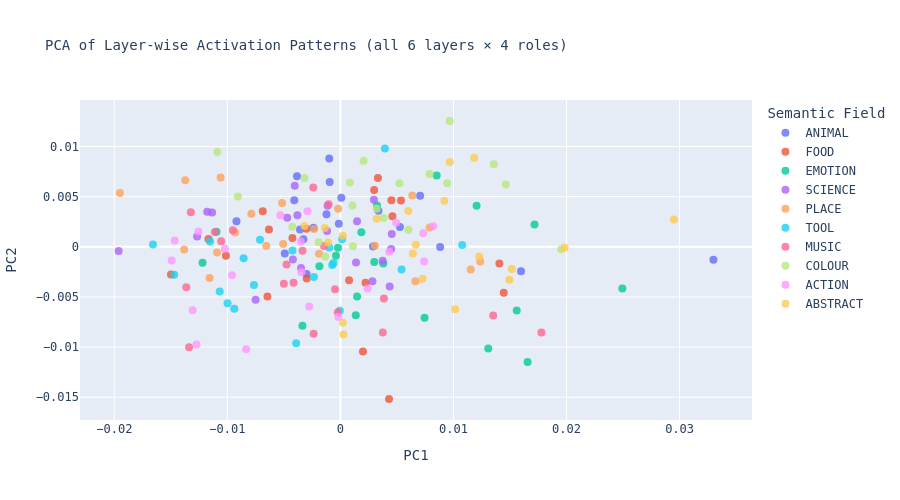

The notebook cell saved with this chart:
### Markdown cell above
### 3.2 — PCA of activation matrix coloured by semantic field

### Code cell
pca_act = PCA(n_components=2, random_state=42).fit_transform(act_matrix)

fig2 = px.scatter(
    x=pca_act[:, 0], y=pca_act[:, 1],
    color=labels,
    hover_name=words,
    title="PCA of Layer-wise Activation Patterns (all 6 layers × 4 roles)",
    labels={"x": "PC1", "y": "PC2", "color": "Semantic Field"},
    opacity=0.8,
)
fig2.update_traces(marker_size=8)
fig2.update_layout(height=500, font_family="monospace", title_font_size=14)
fig2.write_image(OUTPUT_DIR / "fig_02_activation_pca.png", scale=2)
fig2.show()
print("Saved fig_02_activation_pca.png")

### Figure 1 — Plotly figure (JSON) as saved in the notebook; plotly's stock layout.template omitted (floating-point values rounded to 4 significant figures)
{"data": [{"hovertemplate": "<b>%{hovertext}</b><br><br>Semantic Field=ANIMAL<br>PC1=%{x}<br>PC2=%{y}<extra></extra>", "hovertext": ["cat", "dog", "bird", "fish", "horse", "lion", "tiger", "wolf", "bear", "deer", "fox", "rabbit", "snake", "owl", "eagle", "shark", "whale", "frog", "mouse", "goat"], "legendgroup": "ANIMAL", "marker": {"color": "#636efa", "opacity": 0.8, "size": 8, "symbol": "circle"}, "mode": "markers", "name": "ANIMAL", "orientation": "v", "showlegend": true, "type": "scatter", "x": [0.01597, 0.03299, 0.007054, -0.0001412, -0.00384, -0.003271, 0.005267, -0.00408, -0.002381, -0.009192, -0.001231, -0.003572, 0.003366, -0.002993, -0.0009847, -0.0009493, 0.002879, 8.021e-05, -0.004918, 0.008822], "xaxis": "x", "y": [-0.002452, -0.001303, 0.005086, 0.002299, 0.007029, 0.0007473, 0.001979, 0.004639, 0.001888, 0.002556, 0.00324, 0.001728, 0.003597, -0.002718, 0.008789, 0.006463, 1.504e-05, 0.004891, -0.000667, -2.464e-05], "yaxis": "y"}, {"hovertemplate": "<b>%{hovertext}</b><br><br>Semantic Field=FOOD<br>PC1=%{x}<br>PC2=%{y}<extra></extra>", "hovertext": ["bread", "rice", "soup", "cake", "pizza", "pasta", "salad", "sushi", "cheese", "butter", "cream", "jam", "honey", "chocolate", "coffee", "tea", "wine", "beer", "milk", "sugar"], "legendgroup": "FOOD", "marker": {"color": "#EF553B", "opacity": 0.8, "size": 8, "symbol": "circle"}, "mode": "markers", "name": "FOOD", "orientation": "v", "showlegend": true, "type": "scatter", "x": [0.004512, -0.006866, -0.006456, 0.01445, -0.002977, 0.003319, 0.0043, -0.01012, 0.01406, 0.00222, 0.001993, -0.01499, 0.005359, 0.002982, -0.01167, -0.00632, -0.004244, 0.0007663, 0.004599, -0.003011], "xaxis": "x", "y": [0.004629, 0.003549, -0.004966, -0.004592, -0.003175, 0.006853, -0.01518, -0.0008829, -0.001662, -0.003595, -0.01045, -0.002773, 0.004609, 0.00567, 0.0007799, 0.001727, 0.0008627, -0.003333, 0.00304, 0.001791], "yaxis": "y"}, {"hovertemplate": "<b>%{hovertext}</b><br><br>Semantic Field=EMOTION<br>PC1=%{x}<br>PC2=%{y}<extra></extra>", "hovertext": ["joy", "grief", "anger", "fear", "love", "hate", "pride", "shame", "envy", "guilt", "hope", "doubt", "trust", "rage", "calm", "pain", "bliss", "awe", "dread", "wonder"], "legendgroup": "EMOTION", "marker": {"color": "#00cc96", "opacity": 0.8, "size": 8, "symbol": "circle"}, "mode": "markers", "name": "EMOTION", "orientation": "v", "showlegend": true, "type": "scatter", "x": [0.001474, -0.003355, 0.007443, 0.001853, -0.001856, 0.01559, 0.003238, 0.003, -0.01096, 0.008514, 0.01717, 0.02494, -0.0002092, 0.001359, 0.003787, 0.01308, -0.0003875, 0.01204, -0.01219, 0.01656], "xaxis": "x", "y": [-0.004959, -0.007878, -0.007082, 0.001444, -0.00195, -0.006357, 0.004127, -0.001513, 0.001497, 0.007097, 0.002219, -0.004154, -0.000101, -0.006816, -0.00168, -0.01014, -0.000903, 0.004094, -0.001599, -0.01148], "yaxis": "y"}, {"hovertemplate": "<b>%{hovertext}</b><br><br>Semantic Field=SCIENCE<br>PC1=%{x}<br>PC2=%{y}<extra></extra>", "hovertext": ["atom", "electron", "proton", "neutron", "photon", "quark", "force", "energy", "mass", "gravity", "entropy", "plasma", "laser", "magnet", "circuit", "gene", "cell", "virus", "enzyme", "protein"], "legendgroup": "SCIENCE", "marker": {"color": "#ab63fa", "opacity": 0.8, "size": 8, "symbol": "circle"}, "mode": "markers", "name": "SCIENCE", "orientation": "v", "showlegend": true, "type": "scatter", "x": [0.004543, -0.01178, 0.004355, -0.001178, -0.004201, -0.004038, -0.003806, 0.001382, 0.00374, -0.001132, -0.007502, -0.01135, -0.003484, 0.002965, 0.002835, 0.004487, -0.004704, 0.001472, -0.01962, -0.01267], "xaxis": "x", "y": [0.001264, 0.003503, -0.003954, 0.001572, -0.001278, 0.006092, 0.003138, -0.001565, -0.001381, 0.00409, -0.005272, 0.003406, -0.002125, 0.004695, -0.003436, -0.0002128, 0.0029, 0.002545, -0.0004216, 0.001016], "yaxis": "y"}, {"hovertemplate": "<b>%{hovertext}</b><br><br>Semantic Field=PLACE<br>PC1=%{x}<br>PC2=%{y}<extra></extra>", "hovertext": ["city", "town", "village", "mountain", "river", "ocean", "desert", "forest", "island", "valley", "coast", "glacier", "canyon", "plain", "jungle", "marsh", "cave", "cliff", "delta", "reef"], "legendgroup": "PLACE", "marker": {"color": "#FFA15A", "opacity": 0.8, "size": 8, "symbol": "circle"}, "mode": "markers", "name": "PLACE", "orientation": "v", "showlegend": true, "type": "scatter", "x": [0.01153, 0.01237, -0.001891, -0.006557, -0.01382, 0.00305, 0.006356, -0.01157, -0.002326, -0.0106, 0.007893, -0.01372, -0.0195, 0.006633, -0.007877, -0.009318, -0.005063, -0.01092, -0.0002048, -0.005156], "xaxis": "x", "y": [-0.002275, -0.001468, -0.0007006, 6.545e-05, -0.0002801, 0.0001116, 0.005124, -0.003114, 0.001772, 0.006899, 0.001923, 0.006639, 0.005373, -0.00345, 0.00328, 0.001423, 0.0002708, -0.0005784, 0.0038, 0.004365], "yaxis": "y"}, {"hovertemplate": "<b>%{hovertext}</b><br><br>Semantic Field=TOOL<br>PC1=%{x}<br>PC2=%{y}<extra></extra>", "hovertext": ["hammer", "saw", "drill", "wrench", "screw", "nail", "bolt", "knife", "chisel", "plier", "lathe", "wheel", "pulley", "lever", "axle", "gear", "spring", "hinge", "clamp", "hook"], "legendgroup": "TOOL", "marker": {"color": "#19d3f3", "opacity": 0.8, "size": 8, "symbol": "circle"}, "mode": "markers", "name": "TOOL", "orientation": "v", "showlegend": true, "type": "scatter", "x": [-0.01068, -0.009984, -0.004239, -0.007108, 0.01077, -0.008562, -0.009386, -5.129e-05, 0.003933, 0.005409, -0.0009851, -0.003914, -0.01153, -0.01658, -0.002342, -0.0007226, 0.0001555, -0.0147, -0.0006161, -0.007647], "xaxis": "x", "y": [-0.004447, -0.00562, -0.000372, 0.0006907, 0.0001854, -0.001155, -0.006172, -0.006389, 0.009804, -0.002275, -8.04e-05, -0.009617, 0.0005337, 0.000233, -0.003025, -0.001806, 0.0007447, -0.002799, -0.001627, -0.003812], "yaxis": "y"}, {"hovertemplate": "<b>%{hovertext}</b><br><br>Semantic Field=MUSIC<br>PC1=%{x}<br>PC2=%{y}<extra></extra>", "hovertext": ["piano", "violin", "guitar", "drum", "flute", "cello", "horn", "bass", "trumpet", "harp", "rhythm", "melody", "chord", "tempo", "beat", "scale", "note", "tune", "jazz", "blues"], "legendgroup": "MUSIC", "marker": {"color": "#FF6692", "opacity": 0.8, "size": 8, "symbol": "circle"}, "mode": "markers", "name": "MUSIC", "orientation": "v", "showlegend": true, "type": "scatter", "x": [-0.003352, -0.01054, -0.001045, -0.002367, -0.01363, -0.01323, -0.004146, -0.0002307, -0.01338, -0.0111, -0.005002, 0.01351, -0.000476, 0.003849, 0.01778, -0.009513, -0.001449, 0.003754, -0.004761, -0.002401], "xaxis": "x", "y": [-0.000396, 0.0005505, 0.00425, -0.008669, -0.004038, 0.003431, -0.003587, -0.006524, -0.01001, 0.001469, -0.003695, -0.006848, -0.004246, -0.005159, -0.00854, 0.00166, 7.312e-05, -0.008551, -0.001769, 0.005899], "yaxis": "y"}, {"hovertemplate": "<b>%{hovertext}</b><br><br>Semantic Field=COLOUR<br>PC1=%{x}<br>PC2=%{y}<extra></extra>", "hovertext": ["red", "blue", "green", "yellow", "purple", "orange", "pink", "brown", "black", "white", "grey", "cyan", "magenta", "gold", "silver", "beige", "teal", "indigo", "violet", "crimson"], "legendgroup": "COLOUR", "marker": {"color": "#B6E880", "opacity": 0.8, "size": 8, "symbol": "circle"}, "mode": "markers", "name": "COLOUR", "orientation": "v", "showlegend": true, "type": "scatter", "x": [0.001112, 0.01463, 0.006017, 0.001066, 0.009444, 0.003202, 0.005218, 0.003827, 0.009665, 0.01357, 0.007888, 0.002052, -0.001935, 0.01952, -0.001338, -0.01089, 0.0008393, -0.003173, -0.004248, -0.00907], "xaxis": "x", "y": [6.159e-05, 0.006218, 0.001689, 0.004121, 0.006344, 0.003798, 0.006325, 0.002867, 0.01254, 0.008229, 0.007257, 0.008583, 0.0004458, -0.0002346, -0.0009597, 0.009458, 0.006411, 0.006848, 0.001986, 0.005002], "yaxis": "y"}, {"hovertemplate": "<b>%{hovertext}</b><br><br>Semantic Field=ACTION<br>PC1=%{x}<br>PC2=%{y}<extra></extra>", "hovertext": ["run", "jump", "swim", "climb", "fly", "fall", "push", "pull", "throw", "catch", "bend", "twist", "spin", "slide", "crawl", "kick", "punch", "lift", "carry", "drag"], "legendgroup": "ACTION", "marker": {"color": "#FF97FF", "opacity": 0.8, "size": 8, "symbol": "circle"}, "mode": "markers", "name": "ACTION", "orientation": "v", "showlegend": true, "type": "scatter", "x": [-0.005315, -0.01466, -0.002907, -0.01492, -0.00345, 0.007329, 0.007406, 0.008218, -0.002754, -0.0001739, -0.01256, 0.002409, 0.004931, -0.009582, -0.003499, -0.01307, -0.008338, -0.01022, -0.01273, 0.00432], "xaxis": "x", "y": [0.003143, 0.0006229, 0.003541, -0.00138, -0.002541, 0.001342, -0.001462, 0.002034, -0.00595, -0.007014, 0.001522, -0.004151, 0.002393, -0.002844, 0.0005161, -0.006328, -0.01022, -0.0001956, -0.009751, -0.0004998], "yaxis": "y"}, {"hovertemplate": "<b>%{hovertext}</b><br><br>Semantic Field=ABSTRACT<br>PC1=%{x}<br>PC2=%{y}<extra></extra>", "hovertext": ["truth", "justice", "freedom", "power", "chaos", "order", "logic", "beauty", "virtue", "evil", "space", "time", "mind", "soul", "faith", "memory", "dream", "language", "number", "void"], "legendgroup": "ABSTRACT", "marker": {"color": "#FECB52", "opacity": 0.8, "size": 8, "symbol": "circle"}, "mode": "markers", "name": "ABSTRACT", "orientation": "v", "showlegend": true, "type": "scatter", "x": [0.009677, 0.01016, -0.001089, 0.006665, 0.0002185, 0.01983, 0.01184, 0.01495, 0.0002729, 0.0002131, 0.006412, 0.01516, 0.01228, -0.001375, -0.003171, 0.003207, 0.0295, 0.005995, 0.009196, 0.007269], "xaxis": "x", "y": [0.008445, -0.006232, 0.0004211, 0.0002033, -0.007577, -9.347e-05, 0.008873, -0.003282, -0.008746, 0.001103, -0.000683, -0.002229, -0.0009757, 0.001879, 0.002066, 0.00279, 0.002719, 0.003566, 0.004578, -0.003192], "yaxis": "y"}], "layout": {"font": {"family": "monospace"}, "height": 500, "legend": {"title": {"text": "Semantic Field"}, "tracegroupgap": 0}, "title": {"font": {"size": 14}, "text": "PCA of Layer-wise Activation Patterns (all 6 layers × 4 roles)"}, "xaxis": {"anchor": "y", "domain": [0, 1], "title": {"text": "PC1"}}, "yaxis": {"anchor": "x", "domain": [0, 1], "title": {"text": "PC2"}}}}
